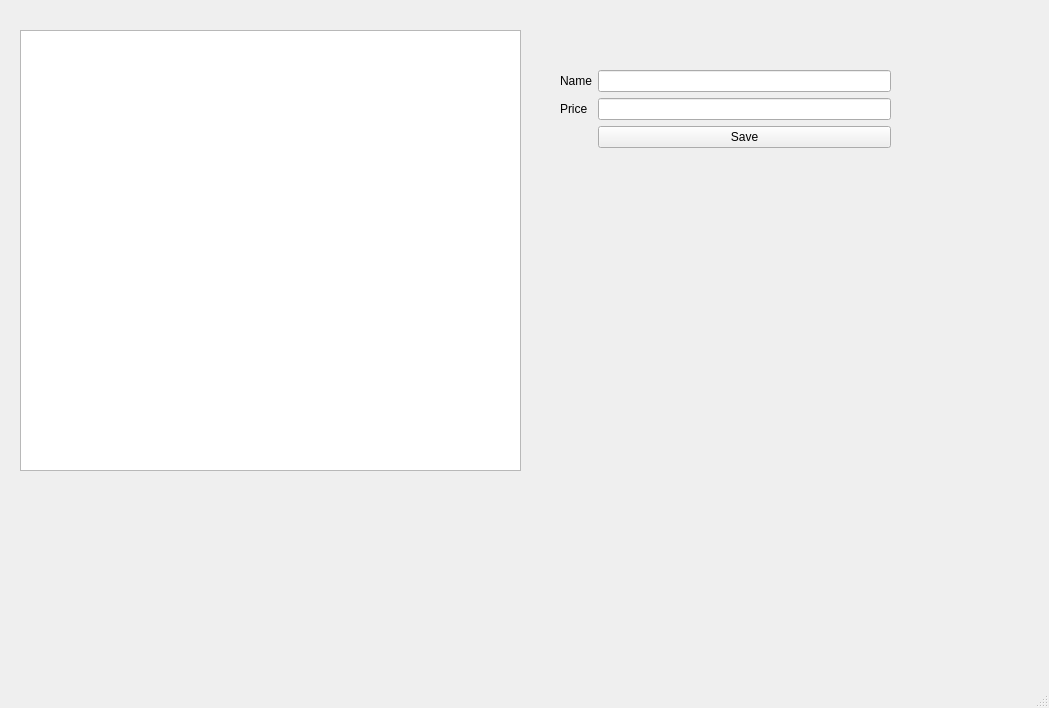
<?xml version="1.0" encoding="UTF-8"?>
<ui version="4.0">
 <class>MainWindow</class>
 <widget class="QMainWindow" name="MainWindow">
  <property name="geometry">
   <rect>
    <x>0</x>
    <y>0</y>
    <width>1049</width>
    <height>708</height>
   </rect>
  </property>
  <property name="windowTitle">
   <string>MainWindow</string>
  </property>
  <widget class="QWidget" name="centralwidget">
   <widget class="QTableWidget" name="tableProducts">
    <property name="geometry">
     <rect>
      <x>20</x>
      <y>30</y>
      <width>501</width>
      <height>441</height>
     </rect>
    </property>
   </widget>
   <widget class="QWidget" name="formLayoutWidget">
    <property name="geometry">
     <rect>
      <x>560</x>
      <y>70</y>
      <width>331</width>
      <height>241</height>
     </rect>
    </property>
    <layout class="QFormLayout" name="formLayout">
     <item row="0" column="0">
      <widget class="QLabel" name="label">
       <property name="text">
        <string>Name</string>
       </property>
      </widget>
     </item>
     <item row="0" column="1">
      <widget class="QLineEdit" name="txtName"/>
     </item>
     <item row="1" column="1">
      <widget class="QLineEdit" name="txtPrice"/>
     </item>
     <item row="1" column="0">
      <widget class="QLabel" name="label_2">
       <property name="text">
        <string>Price</string>
       </property>
      </widget>
     </item>
     <item row="2" column="1">
      <widget class="QPushButton" name="btnSave">
       <property name="text">
        <string>Save</string>
       </property>
      </widget>
     </item>
    </layout>
   </widget>
  </widget>
  <widget class="QMenuBar" name="menubar">
   <property name="geometry">
    <rect>
     <x>0</x>
     <y>0</y>
     <width>1049</width>
     <height>26</height>
    </rect>
   </property>
  </widget>
  <widget class="QStatusBar" name="statusbar"/>
 </widget>
 <resources/>
 <connections/>
</ui>
